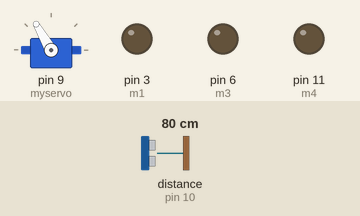
This sketch was run on a simulated Arduino Uno, built with avr-gcc and run on an emulated ATmega328P. Parts: servo, output pins drawn as LEDs (lit = HIGH). Wiring (inferred from the names in the program): ultrasonic range finder: trigger pin 8; echo pin 10. The test bench sets the inputs (shaded band); at power-on: distance to the obstacle (sensor on pin 10) 80 cm. The echo pulse lasts 58.3 µs per cm; pins used as bus, display or sensor lines are not drawn; what the sketch prints to the serial monitor is not drawn.

Above: at 3.1 s.
Timing chart, 0 to 40.0 s (numbered marks = the images above):
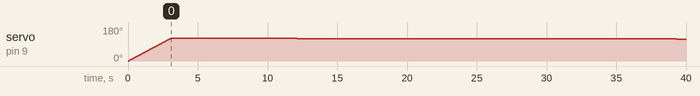

Measured:
- by itself, servo on pin 9 (myservo): rises from 0° to 120° in 3.0 s, then falls to 116° in 36.2 s

The sketch:

sketch_jan21b.ino
```cpp
int trigpin=8;
int echopin=10;
long duration,distance;
int m1=3,m2=10,m3=6,m4=11;
#include <Servo.h>
Servo myservo;
int dly=200;
int j,i;
int A[200];
int pos = 0;
int small;
void setup()
{
   myservo.attach(9);

  pinMode(m1,OUTPUT);
  pinMode(m2,OUTPUT);
  pinMode(m3,OUTPUT);
  pinMode(m4,OUTPUT);
  Serial.begin(9600);
  pinMode(trigpin,OUTPUT);
  pinMode(echopin,INPUT);

}

void loop()
{

  for (pos =0; pos <= 120; pos += 1)
  {
    myservo.write(pos);
  delay(10);
     digitalWrite(trigpin,HIGH);
   delayMicroseconds(10);
   digitalWrite(trigpin,LOW);
   duration=pulseIn(echopin,HIGH);
   distance=(duration/2)/29.1;


Serial.println(distance);
  delay(10);
  i=pos;
A[i]=distance;
small=A[i];

 for(j=pos+1;j<120;j++)
 {

  // Serial.println("distance");
    if(A[j]<small)
    small=A[j];
 }
  // Serial.println(small);


 }
  for (pos=120; pos>=0; pos -= 1)
  {
    myservo.write(pos);
    delay(50);
    Serial.println("adistance");

      if(A[pos]==small && small>1)
    {
      adj();

    }


  }
}
void adj()
{

Serial.println(small);
delay(9000);
}
```
